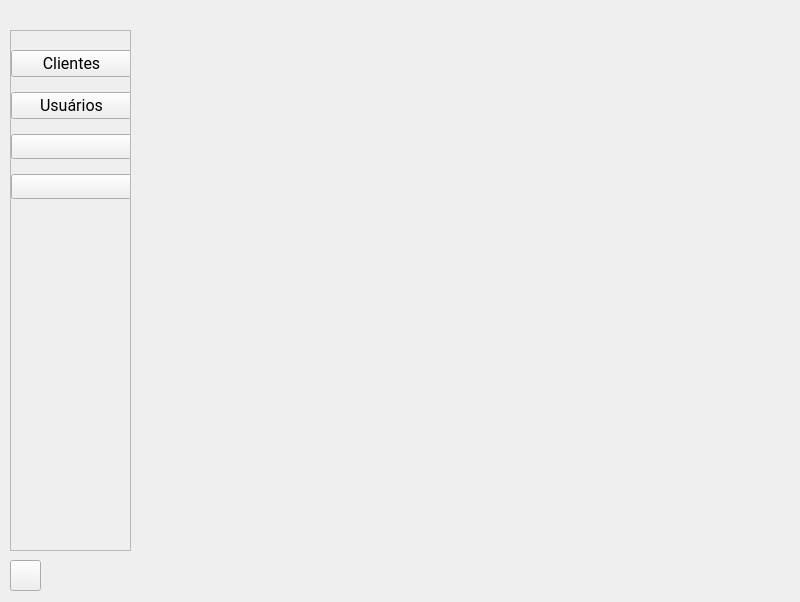
<?xml version="1.0" encoding="UTF-8"?>
<ui version="4.0">
 <class>MainWindow</class>
 <widget class="QMainWindow" name="MainWindow">
  <property name="geometry">
   <rect>
    <x>0</x>
    <y>0</y>
    <width>800</width>
    <height>602</height>
   </rect>
  </property>
  <property name="windowTitle">
   <string>MainWindow</string>
  </property>
  <widget class="QWidget" name="centralwidget">
   <widget class="QStackedWidget" name="stackedMenu">
    <property name="geometry">
     <rect>
      <x>10</x>
      <y>30</y>
      <width>121</width>
      <height>521</height>
     </rect>
    </property>
    <property name="frameShape">
     <enum>QFrame::StyledPanel</enum>
    </property>
    <property name="frameShadow">
     <enum>QFrame::Raised</enum>
    </property>
    <property name="currentIndex">
     <number>0</number>
    </property>
    <widget class="QWidget" name="stackedWidgetPage1">
     <widget class="QWidget" name="verticalLayoutWidget">
      <property name="geometry">
       <rect>
        <x>0</x>
        <y>10</y>
        <width>121</width>
        <height>211</height>
       </rect>
      </property>
      <layout class="QVBoxLayout" name="verticalLayout">
       <item>
        <widget class="QPushButton" name="clienteButton">
         <property name="font">
          <font>
           <family>Roboto</family>
           <pointsize>12</pointsize>
           <weight>50</weight>
           <italic>false</italic>
           <bold>false</bold>
          </font>
         </property>
         <property name="text">
          <string>Clientes</string>
         </property>
        </widget>
       </item>
       <item>
        <widget class="QPushButton" name="userButton">
         <property name="font">
          <font>
           <family>Roboto</family>
           <pointsize>12</pointsize>
           <weight>50</weight>
           <italic>false</italic>
           <bold>false</bold>
          </font>
         </property>
         <property name="text">
          <string>Usuários</string>
         </property>
        </widget>
       </item>
       <item>
        <widget class="QPushButton" name="pushButton_4">
         <property name="font">
          <font>
           <family>Roboto</family>
           <pointsize>10</pointsize>
           <weight>50</weight>
           <italic>true</italic>
           <bold>false</bold>
          </font>
         </property>
         <property name="text">
          <string/>
         </property>
        </widget>
       </item>
       <item>
        <widget class="QPushButton" name="pushButton_2">
         <property name="font">
          <font>
           <family>Roboto</family>
           <pointsize>10</pointsize>
           <weight>50</weight>
           <italic>true</italic>
           <bold>false</bold>
          </font>
         </property>
         <property name="text">
          <string/>
         </property>
        </widget>
       </item>
       <item>
        <spacer name="verticalSpacer">
         <property name="orientation">
          <enum>Qt::Vertical</enum>
         </property>
         <property name="sizeType">
          <enum>QSizePolicy::Minimum</enum>
         </property>
         <property name="sizeHint" stdset="0">
          <size>
           <width>20</width>
           <height>40</height>
          </size>
         </property>
        </spacer>
       </item>
      </layout>
     </widget>
    </widget>
    <widget class="QWidget" name="page_4">
     <widget class="QWidget" name="verticalLayoutWidget_2">
      <property name="geometry">
       <rect>
        <x>0</x>
        <y>10</y>
        <width>121</width>
        <height>211</height>
       </rect>
      </property>
      <layout class="QVBoxLayout" name="verticalLayout_2">
       <item>
        <widget class="QLabel" name="label">
         <property name="font">
          <font>
           <family>Roboto</family>
           <pointsize>12</pointsize>
           <weight>75</weight>
           <bold>true</bold>
          </font>
         </property>
         <property name="text">
          <string>       Clientes</string>
         </property>
        </widget>
       </item>
       <item>
        <widget class="QPushButton" name="client_cadstrButton">
         <property name="font">
          <font>
           <family>Roboto</family>
           <pointsize>10</pointsize>
           <weight>50</weight>
           <italic>true</italic>
           <bold>false</bold>
          </font>
         </property>
         <property name="text">
          <string>Novo Cadastro</string>
         </property>
        </widget>
       </item>
       <item>
        <widget class="QPushButton" name="cliente_listarButton">
         <property name="font">
          <font>
           <family>Roboto</family>
           <pointsize>10</pointsize>
           <weight>50</weight>
           <italic>true</italic>
           <bold>false</bold>
          </font>
         </property>
         <property name="text">
          <string>Listar Clientes</string>
         </property>
        </widget>
       </item>
       <item>
        <widget class="QPushButton" name="clienteButton_back">
         <property name="font">
          <font>
           <family>Roboto</family>
           <pointsize>10</pointsize>
           <weight>50</weight>
           <italic>true</italic>
           <bold>false</bold>
          </font>
         </property>
         <property name="text">
          <string>Voltar</string>
         </property>
        </widget>
       </item>
       <item>
        <spacer name="verticalSpacer_2">
         <property name="orientation">
          <enum>Qt::Vertical</enum>
         </property>
         <property name="sizeHint" stdset="0">
          <size>
           <width>20</width>
           <height>40</height>
          </size>
         </property>
        </spacer>
       </item>
      </layout>
     </widget>
    </widget>
    <widget class="QWidget" name="page_5">
     <widget class="QWidget" name="verticalLayoutWidget_4">
      <property name="geometry">
       <rect>
        <x>0</x>
        <y>10</y>
        <width>121</width>
        <height>211</height>
       </rect>
      </property>
      <layout class="QVBoxLayout" name="verticalLayout_4">
       <item>
        <widget class="QLabel" name="label_2">
         <property name="font">
          <font>
           <family>Roboto</family>
           <pointsize>12</pointsize>
           <weight>75</weight>
           <bold>true</bold>
          </font>
         </property>
         <property name="text">
          <string>      Usuários</string>
         </property>
        </widget>
       </item>
       <item>
        <widget class="QPushButton" name="user_cadstrButton">
         <property name="font">
          <font>
           <family>Roboto</family>
           <pointsize>10</pointsize>
           <weight>50</weight>
           <italic>true</italic>
           <bold>false</bold>
          </font>
         </property>
         <property name="text">
          <string>Novo Cadastro</string>
         </property>
        </widget>
       </item>
       <item>
        <widget class="QPushButton" name="user_listarButton">
         <property name="font">
          <font>
           <family>Roboto</family>
           <pointsize>10</pointsize>
           <weight>50</weight>
           <italic>true</italic>
           <bold>false</bold>
          </font>
         </property>
         <property name="text">
          <string>Listar Usuários</string>
         </property>
        </widget>
       </item>
       <item>
        <widget class="QPushButton" name="userButton_back">
         <property name="font">
          <font>
           <family>Roboto</family>
           <pointsize>10</pointsize>
           <weight>50</weight>
           <italic>true</italic>
           <bold>false</bold>
          </font>
         </property>
         <property name="text">
          <string>Voltar</string>
         </property>
        </widget>
       </item>
       <item>
        <spacer name="verticalSpacer_4">
         <property name="orientation">
          <enum>Qt::Vertical</enum>
         </property>
         <property name="sizeHint" stdset="0">
          <size>
           <width>20</width>
           <height>40</height>
          </size>
         </property>
        </spacer>
       </item>
      </layout>
     </widget>
    </widget>
   </widget>
   <widget class="QPushButton" name="open_closeButton">
    <property name="geometry">
     <rect>
      <x>10</x>
      <y>560</y>
      <width>31</width>
      <height>31</height>
     </rect>
    </property>
    <property name="font">
     <font>
      <pointsize>12</pointsize>
      <weight>75</weight>
      <bold>true</bold>
     </font>
    </property>
    <property name="text">
     <string/>
    </property>
   </widget>
   <widget class="QStackedWidget" name="stackedWidget">
    <property name="geometry">
     <rect>
      <x>140</x>
      <y>10</y>
      <width>651</width>
      <height>581</height>
     </rect>
    </property>
    <property name="currentIndex">
     <number>7</number>
    </property>
    <widget class="QWidget" name="page">
     <widget class="QTableWidget" name="tableWidget">
      <property name="geometry">
       <rect>
        <x>10</x>
        <y>20</y>
        <width>631</width>
        <height>481</height>
       </rect>
      </property>
      <property name="font">
       <font>
        <family>Roboto</family>
        <pointsize>12</pointsize>
        <weight>50</weight>
        <bold>false</bold>
       </font>
      </property>
      <column>
       <property name="text">
        <string>ID</string>
       </property>
      </column>
      <column>
       <property name="text">
        <string>Nome</string>
       </property>
      </column>
      <column>
       <property name="text">
        <string>CPF   </string>
       </property>
      </column>
      <column>
       <property name="text">
        <string>E-mail</string>
       </property>
      </column>
      <column>
       <property name="text">
        <string>Telefone</string>
       </property>
      </column>
      <column>
       <property name="text">
        <string>Endereço</string>
       </property>
      </column>
     </widget>
     <widget class="QPushButton" name="editButton">
      <property name="geometry">
       <rect>
        <x>10</x>
        <y>540</y>
        <width>91</width>
        <height>41</height>
       </rect>
      </property>
      <property name="font">
       <font>
        <family>Roboto</family>
        <pointsize>10</pointsize>
        <weight>50</weight>
        <italic>true</italic>
        <bold>false</bold>
       </font>
      </property>
      <property name="text">
       <string>Editar</string>
      </property>
     </widget>
     <widget class="QPushButton" name="dellButton">
      <property name="geometry">
       <rect>
        <x>110</x>
        <y>540</y>
        <width>91</width>
        <height>41</height>
       </rect>
      </property>
      <property name="font">
       <font>
        <family>Roboto</family>
        <pointsize>10</pointsize>
        <weight>50</weight>
        <italic>true</italic>
        <bold>false</bold>
       </font>
      </property>
      <property name="text">
       <string>Deletar</string>
      </property>
     </widget>
     <widget class="QPushButton" name="closeButton">
      <property name="geometry">
       <rect>
        <x>610</x>
        <y>550</y>
        <width>31</width>
        <height>31</height>
       </rect>
      </property>
      <property name="font">
       <font>
        <pointsize>12</pointsize>
        <weight>75</weight>
        <bold>true</bold>
       </font>
      </property>
      <property name="text">
       <string/>
      </property>
     </widget>
    </widget>
    <widget class="QWidget" name="page_2">
     <widget class="QWidget" name="verticalLayoutWidget_3">
      <property name="geometry">
       <rect>
        <x>10</x>
        <y>20</y>
        <width>631</width>
        <height>391</height>
       </rect>
      </property>
      <layout class="QVBoxLayout" name="verticalLayout_3">
       <item>
        <layout class="QHBoxLayout" name="horizontalLayout_5">
         <item>
          <widget class="QLabel" name="label_name">
           <property name="font">
            <font>
             <family>Roboto</family>
             <pointsize>12</pointsize>
             <weight>50</weight>
             <italic>false</italic>
             <bold>false</bold>
            </font>
           </property>
           <property name="text">
            <string>Nome</string>
           </property>
          </widget>
         </item>
         <item>
          <widget class="QLineEdit" name="lineEdit_name">
           <property name="placeholderText">
            <string>Informe seu Nome completo...</string>
           </property>
          </widget>
         </item>
        </layout>
       </item>
       <item>
        <layout class="QHBoxLayout" name="horizontalLayout_3">
         <item>
          <widget class="QLabel" name="label_user_3">
           <property name="font">
            <font>
             <family>Roboto</family>
             <pointsize>12</pointsize>
             <weight>50</weight>
             <italic>false</italic>
             <bold>false</bold>
            </font>
           </property>
           <property name="text">
            <string>CPF</string>
           </property>
          </widget>
         </item>
         <item>
          <widget class="QLineEdit" name="lineEdit_cpf">
           <property name="placeholderText">
            <string>Informe seu CPF...</string>
           </property>
          </widget>
         </item>
        </layout>
       </item>
       <item>
        <layout class="QHBoxLayout" name="horizontalLayout_6">
         <item>
          <widget class="QLabel" name="label_email">
           <property name="font">
            <font>
             <family>Roboto</family>
             <pointsize>12</pointsize>
             <weight>50</weight>
             <italic>false</italic>
             <bold>false</bold>
            </font>
           </property>
           <property name="text">
            <string>E-mail</string>
           </property>
          </widget>
         </item>
         <item>
          <widget class="QLineEdit" name="lineEdit_email">
           <property name="placeholderText">
            <string>Informe seu E-mail...</string>
           </property>
          </widget>
         </item>
         <item>
          <widget class="QLabel" name="label_user_4">
           <property name="font">
            <font>
             <family>Roboto</family>
             <pointsize>12</pointsize>
             <weight>50</weight>
             <italic>false</italic>
             <bold>false</bold>
            </font>
           </property>
           <property name="text">
            <string>Telefone</string>
           </property>
          </widget>
         </item>
         <item>
          <widget class="QLineEdit" name="lineEdit_phone">
           <property name="placeholderText">
            <string>Informe seu número de Telefone...</string>
           </property>
          </widget>
         </item>
        </layout>
       </item>
       <item>
        <layout class="QHBoxLayout" name="horizontalLayout_7">
         <item>
          <widget class="QLabel" name="label_user_5">
           <property name="font">
            <font>
             <family>Roboto</family>
             <pointsize>12</pointsize>
             <weight>50</weight>
             <italic>false</italic>
             <bold>false</bold>
            </font>
           </property>
           <property name="text">
            <string>Endereço</string>
           </property>
          </widget>
         </item>
         <item>
          <widget class="QLineEdit" name="lineEdit_endereco">
           <property name="placeholderText">
            <string>Informe seu Endereço...</string>
           </property>
          </widget>
         </item>
        </layout>
       </item>
       <item>
        <spacer name="verticalSpacer_3">
         <property name="orientation">
          <enum>Qt::Vertical</enum>
         </property>
         <property name="sizeType">
          <enum>QSizePolicy::Expanding</enum>
         </property>
         <property name="sizeHint" stdset="0">
          <size>
           <width>20</width>
           <height>40</height>
          </size>
         </property>
        </spacer>
       </item>
      </layout>
     </widget>
     <widget class="QPushButton" name="Button_cadstr">
      <property name="geometry">
       <rect>
        <x>10</x>
        <y>540</y>
        <width>91</width>
        <height>41</height>
       </rect>
      </property>
      <property name="font">
       <font>
        <family>Roboto</family>
        <pointsize>10</pointsize>
        <weight>50</weight>
        <italic>true</italic>
        <bold>false</bold>
       </font>
      </property>
      <property name="text">
       <string>Cadastrar</string>
      </property>
     </widget>
     <widget class="QPushButton" name="closeButton_2">
      <property name="geometry">
       <rect>
        <x>610</x>
        <y>550</y>
        <width>31</width>
        <height>31</height>
       </rect>
      </property>
      <property name="font">
       <font>
        <pointsize>12</pointsize>
        <weight>75</weight>
        <bold>true</bold>
       </font>
      </property>
      <property name="text">
       <string/>
      </property>
     </widget>
    </widget>
    <widget class="QWidget" name="page_3">
     <widget class="QTableWidget" name="tableWidget_2">
      <property name="geometry">
       <rect>
        <x>10</x>
        <y>20</y>
        <width>631</width>
        <height>481</height>
       </rect>
      </property>
      <property name="font">
       <font>
        <family>Roboto</family>
        <pointsize>12</pointsize>
        <weight>50</weight>
        <bold>false</bold>
       </font>
      </property>
      <column>
       <property name="text">
        <string>ID</string>
       </property>
      </column>
      <column>
       <property name="text">
        <string>Nome</string>
       </property>
      </column>
      <column>
       <property name="text">
        <string>Usuário</string>
       </property>
      </column>
      <column>
       <property name="text">
        <string>E-mail</string>
       </property>
      </column>
      <column>
       <property name="text">
        <string>Senha</string>
       </property>
      </column>
     </widget>
     <widget class="QPushButton" name="editButton_2">
      <property name="geometry">
       <rect>
        <x>10</x>
        <y>540</y>
        <width>91</width>
        <height>41</height>
       </rect>
      </property>
      <property name="font">
       <font>
        <family>Roboto</family>
        <pointsize>10</pointsize>
        <weight>50</weight>
        <italic>true</italic>
        <bold>false</bold>
       </font>
      </property>
      <property name="text">
       <string>Editar</string>
      </property>
     </widget>
     <widget class="QPushButton" name="dellButton_2">
      <property name="geometry">
       <rect>
        <x>110</x>
        <y>540</y>
        <width>91</width>
        <height>41</height>
       </rect>
      </property>
      <property name="font">
       <font>
        <family>Roboto</family>
        <pointsize>10</pointsize>
        <weight>50</weight>
        <italic>true</italic>
        <bold>false</bold>
       </font>
      </property>
      <property name="text">
       <string>Deletar</string>
      </property>
     </widget>
     <widget class="QPushButton" name="closeButton_3">
      <property name="geometry">
       <rect>
        <x>610</x>
        <y>550</y>
        <width>31</width>
        <height>31</height>
       </rect>
      </property>
      <property name="font">
       <font>
        <pointsize>12</pointsize>
        <weight>75</weight>
        <bold>true</bold>
       </font>
      </property>
      <property name="text">
       <string/>
      </property>
     </widget>
    </widget>
    <widget class="QWidget" name="page_6">
     <widget class="QPushButton" name="closeButton_4">
      <property name="geometry">
       <rect>
        <x>610</x>
        <y>550</y>
        <width>31</width>
        <height>31</height>
       </rect>
      </property>
      <property name="font">
       <font>
        <pointsize>12</pointsize>
        <weight>75</weight>
        <bold>true</bold>
       </font>
      </property>
      <property name="text">
       <string/>
      </property>
     </widget>
     <widget class="QWidget" name="verticalLayoutWidget_5">
      <property name="geometry">
       <rect>
        <x>10</x>
        <y>20</y>
        <width>631</width>
        <height>391</height>
       </rect>
      </property>
      <layout class="QVBoxLayout" name="verticalLayout_5">
       <item>
        <layout class="QHBoxLayout" name="horizontalLayout_8">
         <item>
          <widget class="QLabel" name="label_name_2">
           <property name="font">
            <font>
             <family>Roboto</family>
             <pointsize>12</pointsize>
             <weight>50</weight>
             <italic>false</italic>
             <bold>false</bold>
            </font>
           </property>
           <property name="text">
            <string>Nome</string>
           </property>
          </widget>
         </item>
         <item>
          <widget class="QLineEdit" name="lineEdit_name_2">
           <property name="placeholderText">
            <string>Informe seu Nome completo...</string>
           </property>
          </widget>
         </item>
        </layout>
       </item>
       <item>
        <layout class="QHBoxLayout" name="horizontalLayout_4">
         <item>
          <widget class="QLabel" name="label_user_6">
           <property name="font">
            <font>
             <family>Roboto</family>
             <pointsize>12</pointsize>
             <weight>50</weight>
             <italic>false</italic>
             <bold>false</bold>
            </font>
           </property>
           <property name="text">
            <string>Usuário</string>
           </property>
          </widget>
         </item>
         <item>
          <widget class="QLineEdit" name="lineEdit_user">
           <property name="placeholderText">
            <string>Informe seu CPF...</string>
           </property>
          </widget>
         </item>
        </layout>
       </item>
       <item>
        <layout class="QHBoxLayout" name="horizontalLayout_9">
         <item>
          <widget class="QLabel" name="label_email_2">
           <property name="font">
            <font>
             <family>Roboto</family>
             <pointsize>12</pointsize>
             <weight>50</weight>
             <italic>false</italic>
             <bold>false</bold>
            </font>
           </property>
           <property name="text">
            <string>E-mail</string>
           </property>
          </widget>
         </item>
         <item>
          <widget class="QLineEdit" name="lineEdit_email_2">
           <property name="placeholderText">
            <string>Informe seu E-mail...</string>
           </property>
          </widget>
         </item>
        </layout>
       </item>
       <item>
        <layout class="QHBoxLayout" name="horizontalLayout_10"/>
       </item>
       <item>
        <layout class="QHBoxLayout" name="horizontalLayout_11">
         <item>
          <widget class="QLabel" name="label_passwrd">
           <property name="font">
            <font>
             <family>Roboto</family>
             <pointsize>12</pointsize>
             <weight>50</weight>
             <italic>false</italic>
             <bold>false</bold>
            </font>
           </property>
           <property name="text">
            <string>Senha</string>
           </property>
          </widget>
         </item>
         <item>
          <layout class="QVBoxLayout" name="verticalLayout_6">
           <item>
            <widget class="QLineEdit" name="lineEdit_passwrd">
             <property name="placeholderText">
              <string>Informe sua Senha...</string>
             </property>
            </widget>
           </item>
           <item>
            <widget class="QLineEdit" name="lineEdit_passwrd_confirm">
             <property name="placeholderText">
              <string>Confirme sua Senha...</string>
             </property>
            </widget>
           </item>
          </layout>
         </item>
         <item>
          <widget class="QPushButton" name="passButton_view">
           <property name="text">
            <string/>
           </property>
          </widget>
         </item>
        </layout>
       </item>
       <item>
        <spacer name="verticalSpacer_5">
         <property name="orientation">
          <enum>Qt::Vertical</enum>
         </property>
         <property name="sizeType">
          <enum>QSizePolicy::Expanding</enum>
         </property>
         <property name="sizeHint" stdset="0">
          <size>
           <width>20</width>
           <height>40</height>
          </size>
         </property>
        </spacer>
       </item>
      </layout>
     </widget>
     <widget class="QPushButton" name="Button_cadstr_2">
      <property name="geometry">
       <rect>
        <x>10</x>
        <y>540</y>
        <width>91</width>
        <height>41</height>
       </rect>
      </property>
      <property name="font">
       <font>
        <family>Roboto</family>
        <pointsize>10</pointsize>
        <weight>50</weight>
        <italic>true</italic>
        <bold>false</bold>
       </font>
      </property>
      <property name="text">
       <string>Cadastrar</string>
      </property>
     </widget>
    </widget>
    <widget class="QWidget" name="page_7"/>
    <widget class="QWidget" name="page_8"/>
    <widget class="QWidget" name="page_9"/>
    <widget class="QWidget" name="page_10"/>
   </widget>
  </widget>
 </widget>
 <resources/>
 <connections/>
</ui>
